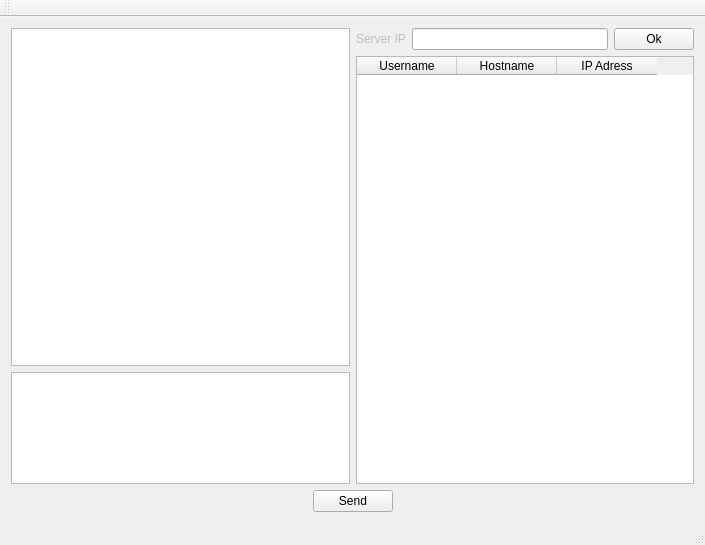
<?xml version="1.0" encoding="UTF-8"?>
<ui version="4.0">
 <class>YJChatClass</class>
 <widget class="QMainWindow" name="YJChatClass">
  <property name="geometry">
   <rect>
    <x>0</x>
    <y>0</y>
    <width>705</width>
    <height>545</height>
   </rect>
  </property>
  <property name="windowTitle">
   <string>YJChat</string>
  </property>
  <widget class="QWidget" name="centralWidget">
   <layout class="QGridLayout" name="gridLayout">
    <item row="0" column="0">
     <layout class="QVBoxLayout" name="verticalLayout" stretch="3,1">
      <item>
       <widget class="QTextBrowser" name="m_textBrowser"/>
      </item>
      <item>
       <widget class="QTextEdit" name="m_textEdit"/>
      </item>
     </layout>
    </item>
    <item row="0" column="1">
     <layout class="QVBoxLayout" name="verticalLayout_2">
      <item>
       <layout class="QHBoxLayout" name="horizontalLayout">
        <item>
         <widget class="QLabel" name="m_serverIpLabel">
          <property name="enabled">
           <bool>false</bool>
          </property>
          <property name="text">
           <string>Server IP</string>
          </property>
         </widget>
        </item>
        <item>
         <widget class="QLineEdit" name="m_serverIpEdit"/>
        </item>
        <item>
         <widget class="QPushButton" name="m_serverIp_okButton">
          <property name="text">
           <string>Ok</string>
          </property>
         </widget>
        </item>
       </layout>
      </item>
      <item>
       <widget class="QTableWidget" name="m_tableWidget">
        <column>
         <property name="text">
          <string>Username</string>
         </property>
        </column>
        <column>
         <property name="text">
          <string>Hostname</string>
         </property>
        </column>
        <column>
         <property name="text">
          <string>IP Adress</string>
         </property>
        </column>
       </widget>
      </item>
     </layout>
    </item>
    <item row="1" column="0" colspan="2">
     <layout class="QHBoxLayout" name="horizontalLayout_2">
      <item>
       <spacer name="horizontalSpacer">
        <property name="orientation">
         <enum>Qt::Horizontal</enum>
        </property>
        <property name="sizeHint" stdset="0">
         <size>
          <width>268</width>
          <height>20</height>
         </size>
        </property>
       </spacer>
      </item>
      <item>
       <widget class="QPushButton" name="m_sendButton">
        <property name="text">
         <string>Send</string>
        </property>
       </widget>
      </item>
      <item>
       <spacer name="horizontalSpacer_2">
        <property name="orientation">
         <enum>Qt::Horizontal</enum>
        </property>
        <property name="sizeHint" stdset="0">
         <size>
          <width>178</width>
          <height>20</height>
         </size>
        </property>
       </spacer>
      </item>
     </layout>
    </item>
   </layout>
  </widget>
  <widget class="QMenuBar" name="menuBar">
   <property name="geometry">
    <rect>
     <x>0</x>
     <y>0</y>
     <width>705</width>
     <height>23</height>
    </rect>
   </property>
  </widget>
  <widget class="QToolBar" name="mainToolBar">
   <attribute name="toolBarArea">
    <enum>TopToolBarArea</enum>
   </attribute>
   <attribute name="toolBarBreak">
    <bool>false</bool>
   </attribute>
  </widget>
  <widget class="QStatusBar" name="statusBar"/>
 </widget>
 <layoutdefault spacing="6" margin="11"/>
 <resources>
  <include location="yjchat.qrc"/>
 </resources>
 <connections/>
</ui>
